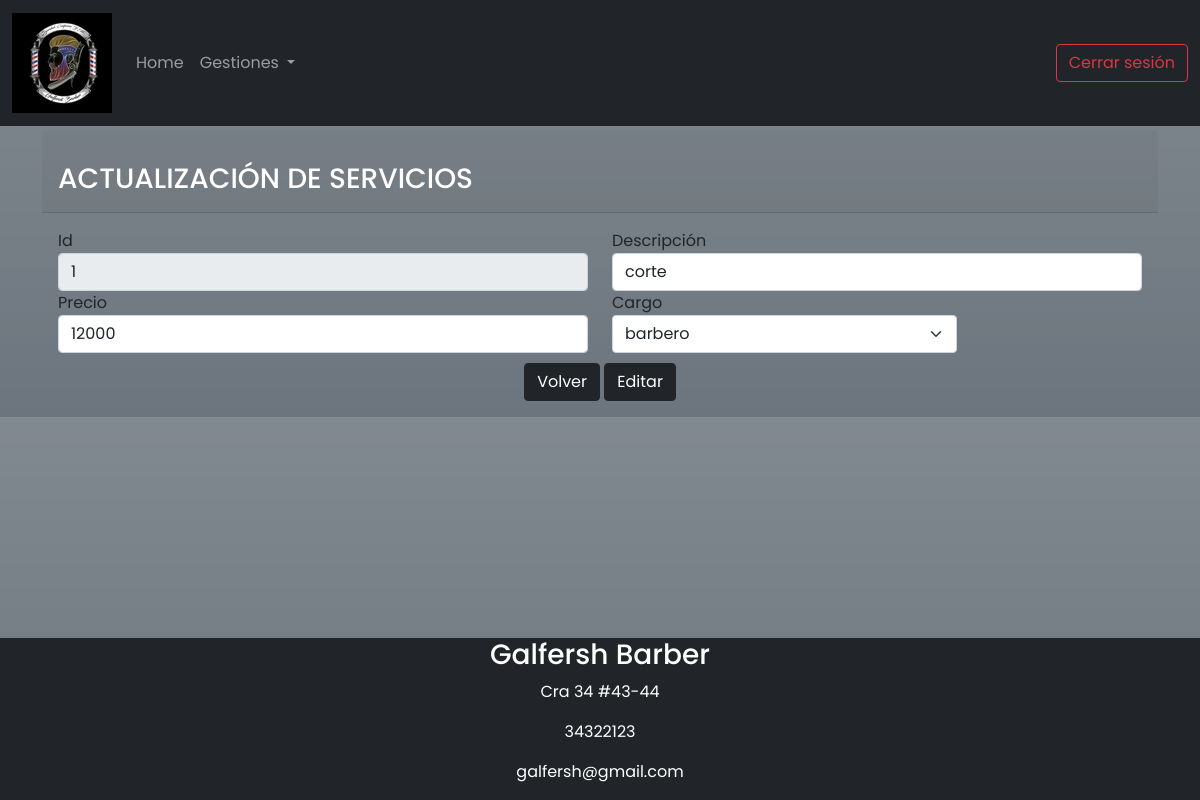
The page /servicios/editarS.php?idServicio=1 (signed in) on the database its author committed.
### tables this page shows
CREATE TABLE `servicio` (
  `idServicio` int(11) NOT NULL,
  `descripición` varchar(45) NOT NULL,
  `precio` int(11) NOT NULL,
  `cargo_idcargo` int(11) NOT NULL
);

CREATE TABLE `cargo` (
  `idcargo` int(11) NOT NULL,
  `descripcion` varchar(45) NOT NULL
);

### servicios/editarS.php (the view, shortened to what this page needs)
<?php
include("../Class/class_servicio.php");
$servicio = new servicios();
$reg = $servicio->serviciosId($_GET['idServicio']);
if ($_SESSION['usuario'] && $_SESSION['rol'] == 1) {
?>
    <!doctype html>
    <html lang="es">
    <head>
        <link rel="stylesheet" language="javascript" href="../bootstrap/css/bootstrap.min.css">
        <link rel="stylesheet" href="../sw/dist/sweetalert2.min.css">
        <link rel="stylesheet" href="../CSS/Style.css">
        <link rel="stylesheet" href="https://cdnjs.cloudflare.com/ajax/libs/animate.css/4.1.1/animate.min.css" />
    </head>
    <body class="bg-secondary bg-gradient">
        <nav class="navbar navbar-dark bg-dark navbar-expand-lg fixed-top">
            <div class="container-fluid">
                <a class="navbar-brand" href="./Home.php">
                    <img src="../Images/LogoPequeño.jpg" alt="" width="100" height="100">
                </a>
                <div class="collapse navbar-collapse" id="navbarSupportedContent">
                    <ul class="navbar-nav me-auto mb-2 mb-lg-0">
                        <li class="nav-item">
                            <a class="nav-link" aria-current="page" href="../Home.php">Home</a>
                        </li>
                        <?php
                        if ($_SESSION['usuario'] && $_SESSION['rol'] == 1) {
                        ?>
                            <li class="nav-item dropdown">
                                <a class="nav-link dropdown-toggle" href="#" id="navbarDropdownMenuLink" role="button" data-bs-toggle="dropdown" aria-expanded="false">
                                    Gestiones
                                </a>
                            </li>
                        <?php
                        }
                        ?>
                    </ul>
                    <a type="button" class="btn btn-outline-danger" href="../logout.php">Cerrar sesión</a>
                </div>
            </div>
        </nav>
        <div class="posicion">
            <div class="container">
                <div class="card-header ">
                    <br>
                    <h3 class="text-white">ACTUALIZACIÓN DE SERVICIOS</h3>
                </div>
                <div class=" card-body">
                    <div class="row">
                        <div class="col-md-6">
                            <form name="form" action="editarS.php" method="POST">
                                <label for="id">Id</label>
                                <input class="form-control" type="text" name="id" value="<?php echo $_GET['idServicio'] ?>" readonly>
                        </div>
                        <div class="col-md-6">
                            <label for="descripcion">Descripción</label>
                            <input type="text" id="desc" name="desc" class="form-control" value="<?php echo $reg[0]['descripición'] ?>" Required>
                        </div>
                        <div class="col-md-6">
                            <label for="precio">Precio</label>
                            <input type="text" id="desc" name="precio" class="form-control" value="<?php echo $reg[0]['precio'] ?>" Required>
                        </div>
                        <div class="col-md-4">
                            <label for="cargo">Cargo</label>
                            <div class="form-group">
                                <select class="form-select" name="cargo" Required>
                                    <option value="<?php echo $reg[0]['idcargo'] ?>"><?php echo $reg[0]['descripcion'] ?></option>
                                </select>
                            </div>
                        </div>
                        <br><br><br>
                        <div class="col-md-12 centrar">
                            <input type="button" value="Volver" class="btn btn-dark" title="Volver" onclick="window.location='gestionS.php'">
                            <input type="submit" value="Editar" class="btn btn-dark" title="Editar">
                        </div>
                    </div>
                </div>
            </div>
        </div>
        <footer class="bg bg-dark text-white fixed-bottom">
            <div class="centrar">
                <address>
                    <h3>Galfersh Barber</h3>
                    <p> <span class="oi oi-home footer-address-icon"></span>Cra 34 #43-44</p>
                    <p><span class="oi oi-phone footer-address-icon"></span>34322123</p>
                    <p><span class="oi oi-inbox footer-address-icon"></span>galfersh@gmail.com</p>
                </address>
            </div>
        </footer>
    </body>
    </html>
<?php
} else if (isset($_SESSION['usuario']) && $_SESSION['rol'] == 3 || $_SESSION['rol'] == 2) {
    echo "
    <script type = 'text/javascript'>
    Swal.fire({
        title: 'Error!',
        text: 'Usuario no autorizado',
        icon: 'error',
        showClass: {
            popup: 'animate__animated animate__fadeInDown'
          },
          hideClass: {
            popup: 'animate__animated animate__fadeOutUp'
          }
    }).then((result)=>{
            if(result.value){
                window.location ='../Home.php';
            }
        });
    </script>
";
} else if ($_SESSION['usuario'] == null) {
    echo "
    <script type = 'text/javascript'>
    Swal.fire({
        title: 'Error!',
        text: 'Inicie Sesión como admin',
        icon: 'error',
        showClass: {
            popup: 'animate__animated animate__fadeInDown'
          },
          hideClass: {
            popup: 'animate__animated animate__fadeOutUp'
          }
    }).then((result)=>{
            if(result.value){
                window.location ='../Home.php';
            }
        });
    </script>
";
}
?>

### CSS/Style.css (style rules this page uses)
.centrar { justify-content: center; text-align: center; }
nav { position: fixed; }
* { font-family: 'Josefin Sans', sans-serif; font-family: 'Outfit', sans-serif; font-family: 'Poppins', sans-serif; }
.posicion { margin-top: 130px; margin-bottom: 0px; }
body { background-color: #A8A8A8; font-family: 'Roboto', sans-serif; }

### rows shown on the page
servicio: desc "corte", precio "12000", cargo "barbero"
